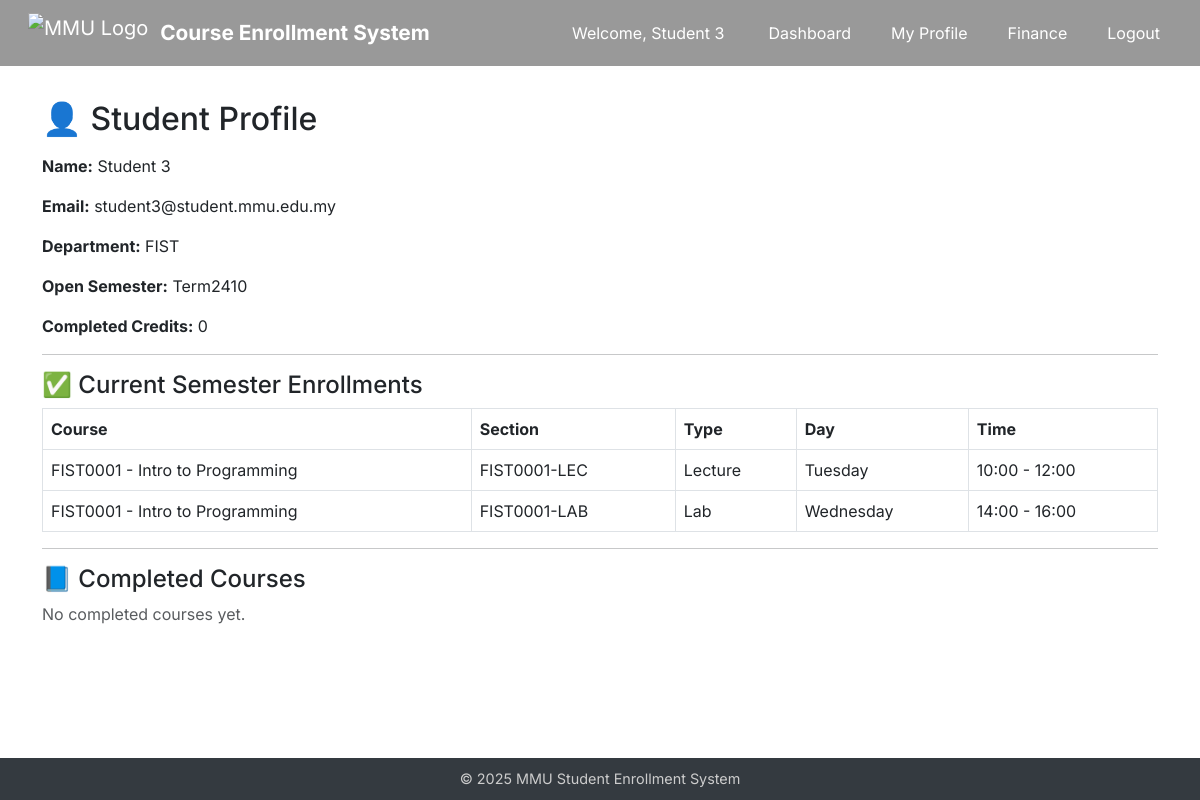
/profile (signed in), run on the app's committed database.
### app/models.py (models this page shows, shortened)
class Student(UserMixin, db.Model):
    id = db.Column(db.Integer, primary_key=True)
    name = db.Column(db.String(64))
    email = db.Column(db.String(120), unique=True)
    department = db.Column(db.String(64))
    password_hash = db.Column(db.String(128))
    scholarship_percentage = db.Column(db.Integer, default=0)
    enrollments = db.relationship('Enrollment', backref='student', lazy=True)
    @property
    def is_admin(self):
        return False
    @property
    def is_student(self):
        return True

class SystemSetting(db.Model):
    id = db.Column(db.Integer, primary_key=True)
    key = db.Column(db.String(64), unique=True, nullable=False)
    value = db.Column(db.String(128), nullable=False)

class Course(db.Model):
    id = db.Column(db.Integer, primary_key=True)
    course_code = db.Column(db.String(10), unique=True)
    course_name = db.Column(db.String(128))
    description = db.Column(db.Text)
    credits = db.Column(db.Integer)
    semester = db.Column(db.String(64))
    department = db.Column(db.String(64))
    prerequisite_id = db.Column(db.Integer, db.ForeignKey('course.id'))
    prerequisite = db.relationship("Course", remote_side=[id])
    enrollments = db.relationship('Enrollment', backref='course', lazy=True)
    sections = db.relationship('Section', back_populates='course', cascade='all, delete')

class Section(db.Model):
    id = db.Column(db.Integer, primary_key=True)
    course_id = db.Column(db.Integer, db.ForeignKey('course.id'), nullable=False)
    name = db.Column(db.String(20), nullable=False)
    type = db.Column(db.String(20), nullable=False)
    instructor = db.Column(db.String(64), nullable=False)  # ✅ 加这个
    location = db.Column(db.String(128), nullable=False)    # ✅ 加这个
    day = db.Column(db.String(20), nullable=False)
    start_time = db.Column(db.Time, nullable=False)         # ✅ 建议用标准时间类型
    end_time = db.Column(db.Time, nullable=False)
    quota = db.Column(db.Integer, nullable=False)
    course = db.relationship("Course", back_populates="sections")
    enrollments = db.relationship("Enrollment", back_populates="section", cascade="all, delete")

### app/routes.py (the view, shortened to what this page needs)
@main.route("/profile")
@login_required
def profile():
    if not current_user.is_student:
        abort(403)
    student_id = current_user.id
    student = current_user
    setting = SystemSetting.query.filter_by(key="open_semester").first()
    open_semester = setting.value if setting else "Term2410"
    enrollments = Enrollment.query.filter_by(student_id=student_id).join(Section).join(Section.course).all()
    completed = []
    current = []
    for e in enrollments:
        course = e.section.course
        if course.semester == open_semester:
            current.append((course, e.section))
        else:
            completed.append((course, e.section))
    completed_grouped = {}
    total_completed_credits = sum(c["course"].credits for c in completed_grouped.values())
    return render_template("student/profile.html",
        student=student,
        open_semester=open_semester,
        total_completed_credits=total_completed_credits,
        current_sections=current,
        completed_courses=completed_grouped.values()
    )

### app/templates/student/profile.html (shortened to what this page needs)
{% extends "base.html" %}
{% block content %}
<h2 class="mb-3">👤 Student Profile</h2>
<p><strong>Name:</strong> {{ student.name }}</p>
<p><strong>Email:</strong> {{ student.email }}</p>
<p><strong>Department:</strong> {{ student.department }}</p>
<p><strong>Open Semester:</strong> {{ open_semester }}</p>
<p><strong>Completed Credits:</strong> {{ total_completed_credits }}</p>
<hr>
<h4>✅ Current Semester Enrollments</h4>
{% if current_sections %}
<table class="table table-bordered">
  <thead><tr><th>Course</th><th>Section</th><th>Type</th><th>Day</th><th>Time</th></tr></thead>
  <tbody>
    {% for course, section in current_sections %}
    <tr>
      <td>{{ course.course_code }} - {{ course.course_name }}</td>
      <td>{{ section.name }}</td>
      <td>{{ section.type }}</td>
      <td>{{ section.day }}</td>
      <td>{{ section.start_time.strftime('%H:%M') }} - {{ section.end_time.strftime('%H:%M') }}</td>
    </tr>
    {% endfor %}
  </tbody>
</table>
{% else %}
<p class="text-muted">No current semester registrations.</p>
{% endif %}
<hr>
<h4>📘 Completed Courses</h4>
{% if completed_courses %}
<table class="table table-striped">
  <thead><tr><th>Course</th><th>Semester</th><th>Credits</th></tr></thead>
  <tbody>
    {% for entry in completed_courses %}
    <tr>
      <td>{{ entry.course.course_code }} - {{ entry.course.course_name }}</td>
      <td>{{ entry.course.semester }}</td>
      <td>{{ entry.course.credits }}</td>
    </tr>
    {% endfor %}
  </tbody>
</table>
{% else %}
<p class="text-muted">No completed courses yet.</p>
{% endif %}
{% endblock %}

### app/templates/base.html (shortened to what this page needs)
<!DOCTYPE html>
<html lang="en">
<head>
  <link href="https://cdn.jsdelivr.net/npm/bootstrap@5.3.0/dist/css/bootstrap.min.css" rel="stylesheet">
</head>
<body>
<nav id="navbar" class="navbar navbar-expand-lg navbar-dark navbar-transparent fixed-top px-3" style="background-color: rgba(0,0,0,0.4);">
  <div class="container-fluid">
    <a class="navbar-brand d-flex align-items-center" href="{{ url_for('main.index') }}">
      <img src="{{ url_for('static', filename='image/Multimedia_University_secondary_logo_2020.png') }}" alt="MMU Logo">
      <span>Course Enrollment System</span>
    </a>
    <div class="ms-auto d-flex align-items-center">
      {% if current_user.is_authenticated %}
        <span class="text-white me-3">
          Welcome, {{ current_user.username if current_user.is_admin else current_user.name }}
        </span>
        {% if current_user.is_admin %}
          <a class="btn btn-nav" href="{{ url_for('main.admin_dashboard') }}">Dashboard</a>
          <a class="btn btn-nav" href="{{ url_for('main.admin_all_students') }}">All Students</a>
          <a class="btn btn-nav" href="{{ url_for('main.admin_logout') }}">Logout</a>
        {% elif current_user.is_student %}
          <a class="btn btn-nav" href="{{ url_for('main.dashboard') }}">Dashboard</a>
          <a class="btn btn-nav" href="{{ url_for('main.profile') }}">My Profile</a>
          <a class="btn btn-nav" href="{{ url_for('main.finance') }}">Finance</a>
          <a class="btn btn-nav" href="{{ url_for('main.logout') }}">Logout</a>
        {% endif %}
      {% else %}
        <a class="btn btn-nav" href="{{ url_for('main.register') }}">Register</a>
        <a class="btn btn-nav" href="{{ url_for('main.login') }}">Student Login</a>
        <a class="btn btn-nav" href="{{ url_for('main.admin_login') }}">Admin Login</a>
      {% endif %}
    </div>
  </div>
</nav>
<main class="{% if request.endpoint == 'main.index' %}{% else %}container{% endif %}" style="padding-top: 100px;">
  {% block content %}{% endblock %}
</main>
<footer>
  © 2025 MMU Student Enrollment System
</footer>
</body>
</html>

### app/templates/base.html (style rules this page uses)
body { margin: 0; padding: 0; min-height: 100vh; display: flex; flex-direction: column; font-family: 'Inter', sans-serif; background-color: transparent; }
main { flex: 1; }
footer { background: #343a40; color: #ccc; text-align: center; padding: 10px 0; font-size: 0.9rem; }
.navbar-transparent { background-color: rgba(0, 0, 0, 0.4) !important; backdrop-filter: blur(2px); -webkit-backdrop-filter: blur(2px); box-shadow: none !important; border: none !important; }
.navbar-brand img { height: 40px; margin-right: 12px; }
.navbar-brand span { color: white; font-size: 1.3rem; font-weight: bold; }
.btn-nav { background: transparent; color: white; border: none; font-size: 1rem; margin-left: 1rem; }

### data on the page
Student: name "Student 3", email "student3@student.mmu.edu.my", department "FIST"
SystemSetting: value "Term2410"
Course: course_code "FIST0001", course_name "Intro to Programming", name "FIST0001-LEC", type "Lecture", day "Tuesday", start_time "10:00", end_time "12:00", name "FIST0001-LAB", type "Lab", day "Wednesday", start_time "14:00", end_time "16:00"

### other printed values
{{ total_completed_credits }} "0"
